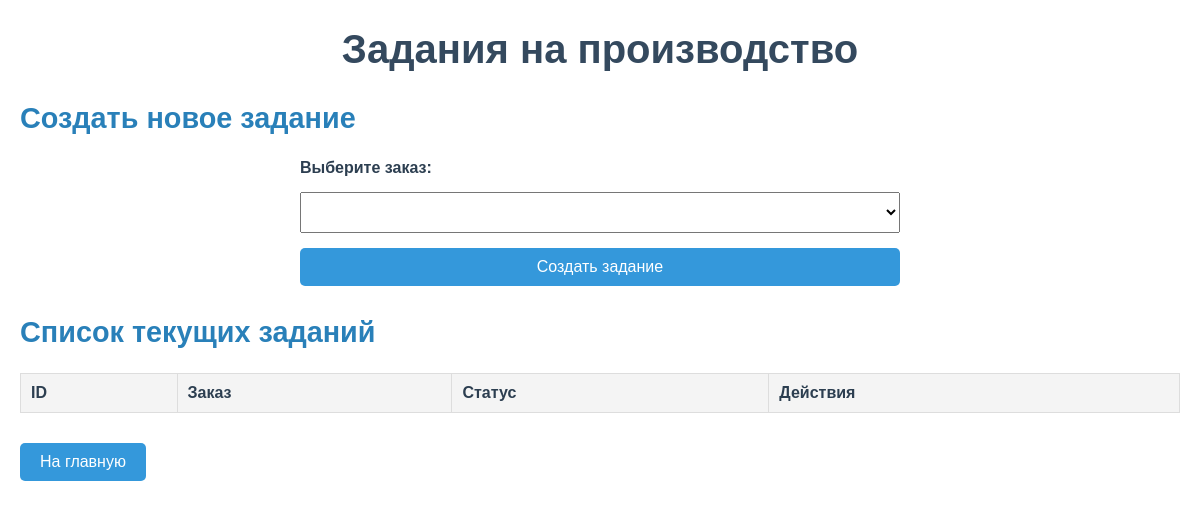
The app's page /production_tasks, older data.
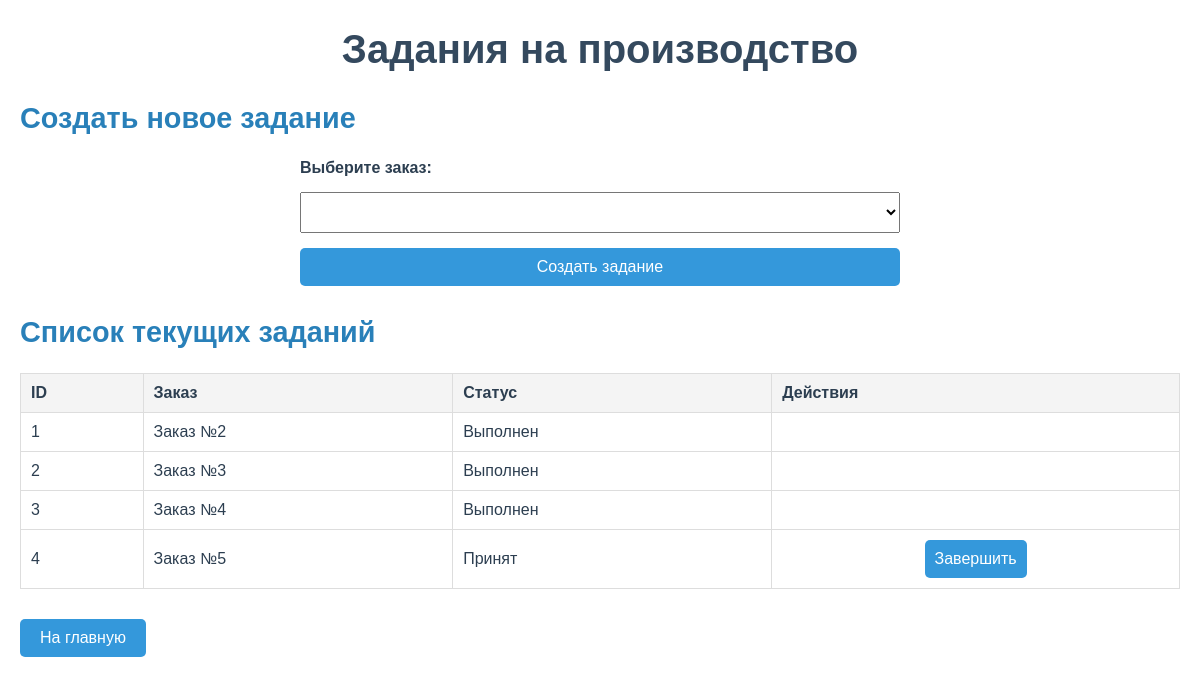
The same page, newer data.
### app.py (models this page shows)
class ProductionTask(Base):
    __tablename__ = 'production_tasks'
    id = Column(Integer, primary_key=True)
    order_id = Column(Integer, ForeignKey('orders.id'), nullable=False)
    status = Column(Enum('Принят', 'Выполнен', name='production_task_status'), nullable=False, default='Принят')
    order = relationship("Order", backref="production_tasks")

class Order(Base):
    __tablename__ = 'orders'
    id = Column(Integer, primary_key=True)
    client_id = Column(Integer, ForeignKey('clients.id'), nullable=False)
    status = Column(
        Enum('Черновик', 'Подтверждён', 'На производстве', 'Готов к отгрузке', 'Отгружен клиенту', name='order_status'),
        nullable=False, default='Черновик')
    order_date = Column(Date, default=datetime.now, nullable=False)
    delivery_date = Column(Date, nullable=True)
    client = relationship("Client", backref="orders")

### app.py (the view, shortened to what this page needs)
@app.route('/production_tasks', methods=['GET', 'POST'])
def production_tasks_page():
    tasks = session.query(ProductionTask).all()
    orders = session.query(Order).filter(Order.status == 'Подтверждён').all()
    return render_template('production_tasks.html', tasks=tasks, orders=orders)

### templates/production_tasks.html (shortened to what this page needs)
<!DOCTYPE html>
<html lang="en">
<head>
</head>
<body>
    <h1>Задания на производство</h1>
    <h2>Создать новое задание</h2>
    <form method="POST">
        <label for="order_id">Выберите заказ:</label>
        <select id="order_id" name="order_id" required>
        </select>
        <button type="submit">Создать задание</button>
    </form>
    <h2>Список текущих заданий</h2>
    <table>
        <thead>
            <tr>
                <th>ID</th>
                <th>Заказ</th>
                <th>Статус</th>
                <th>Действия</th>
            </tr>
        </thead>
        <tbody>
            {% for task in tasks %}
            <tr>
                <td>{{ task.id }}</td>
                <td>Заказ №{{ task.order.id }}</td>
                <td>{{ task.status }}</td>
                <td>
                    <div class="actions">
                        {% if task.status == 'Принят' %}
                        <form method="POST" action="/production_task/{{ task.id }}/complete" style="display: inline;">
                            <button type="submit">Завершить</button>
                        </form>
                        {% endif %}
                    </div>
                </td>
            </tr>
            {% endfor %}
        </tbody>
    </table>
    <a href="/" class="back-btn">На главную</a>
</body>
</html>

Row changes from the older to the newer data that the page shows:
added ProductionTask: id "1", order.id "2", status "Выполнен"
added ProductionTask: id "2", order.id "3", status "Выполнен"
added ProductionTask: id "3", order.id "4", status "Выполнен"
added ProductionTask: id "4", order.id "5", status "Принят"
